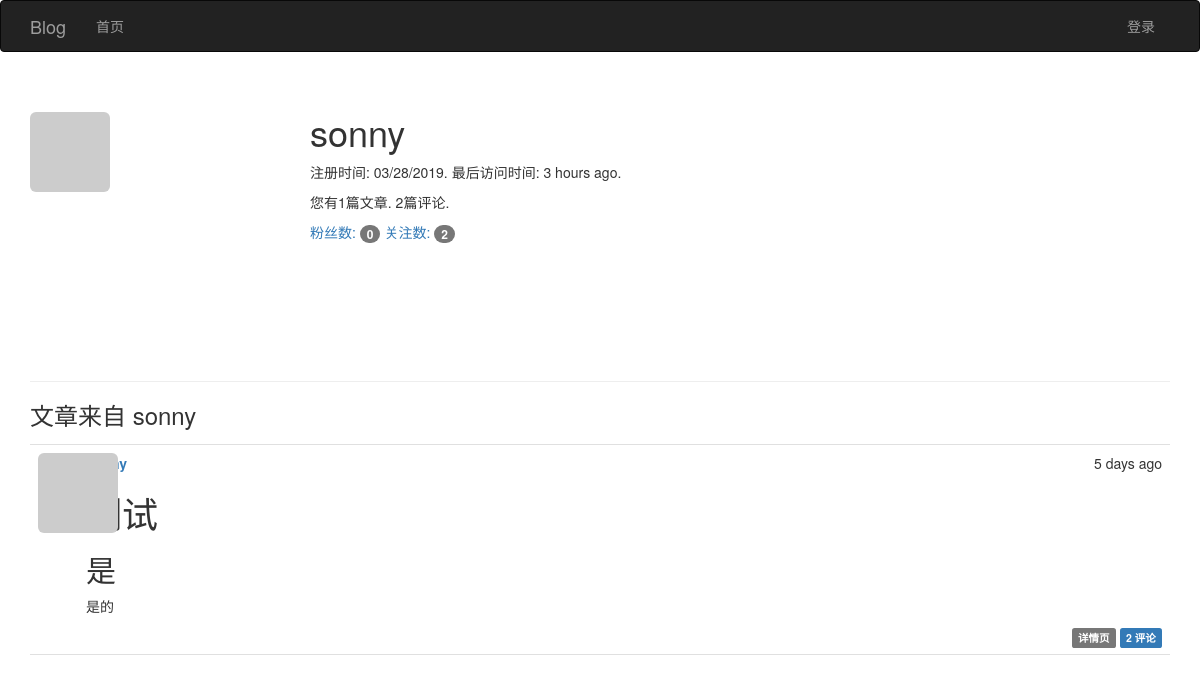
Before: /user/sonny with the older database file.
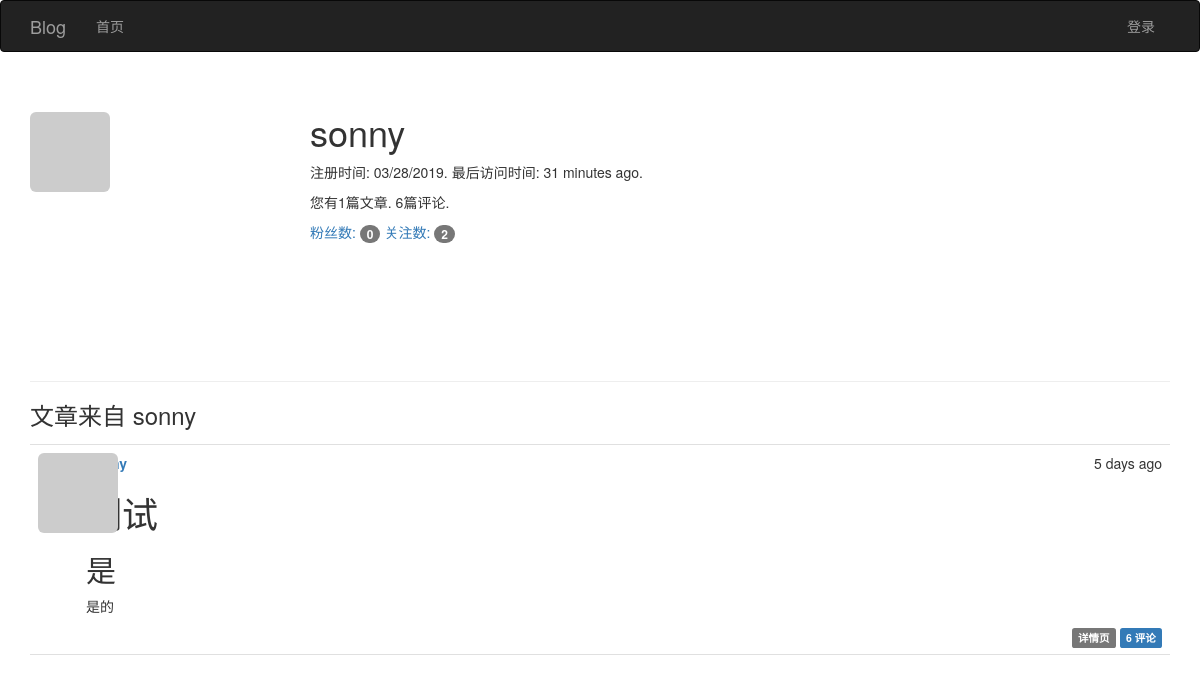
After: the same page with the newer database file.
### app/models.py (models this page shows, shortened)
class User(UserMixin, db.Model):
    __tablename__ = 'users'
    id = db.Column(db.Integer, primary_key=True)
    email = db.Column(db.String(64), unique=True)
    username = db.Column(db.String(64), unique=True, index=True)
    password_hash = db.Column(db.String(128))
    role_id = db.Column(db.Integer, db.ForeignKey('roles.id'))
    confirmed = db.Column(db.Boolean, default=False)
    name = db.Column(db.String(64))
    location = db.Column(db.String(64))
    about_me = db.Column(db.Text())
    member_since = db.Column(db.DateTime(), default=datetime.utcnow)
    last_seen = db.Column(db.DateTime(), default=datetime.utcnow)
    avatar_hash = db.Column(db.String(32))
    articles = db.relationship('Article', backref='author', lazy='dynamic')
    followed = db.relationship('Follow',
                               foreign_keys=[Follow.follower_id],
                               backref=db.backref('follower', lazy='joined'),
                               lazy='dynamic',
                               cascade='all, delete-orphan')
    followers = db.relationship('Follow',
                                foreign_keys=[Follow.followed_id],
                                backref=db.backref('followed', lazy='joined'),
                                lazy='dynamic',
                                cascade='all, delete-orphan')
    comments = db.relationship('Comment', backref='author', lazy='dynamic')
    @property
    def password(self):
        """密码生成哈希值就无法还原"""
        raise AttributeError('密码没有可读的属性')
    def gravatar(self, size=100, default='identicon', rating='g'):
        url = 'https://www.gravatar.com/avatar'
        hash = self.avatar_hash or self.gravatar_hash()
        u = '{url}/{hash}?s={size}&d={default}&r={rating}'.format(
            url=url, hash=hash, size=size, default=default, rating=rating)
        return u

class Article(db.Model):
    __tablename__ = 'articles'
    id = db.Column(db.Integer, primary_key=True)
    body = db.Column(db.Text)
    body_html = db.Column(db.Text)
    timestamp = db.Column(db.DateTime, index=True, default=datetime.utcnow)
    author_id = db.Column(db.Integer, db.ForeignKey('users.id'))
    comments = db.relationship('Comment', backref='article', lazy='dynamic')

### app/main/views.py (the view)
class Users(MethodView):
    def get(self, username):
        user = User.query.filter_by(username=username).first_or_404()
        articles = user.articles.order_by(Article.timestamp.desc()).all()
        return render_template('user.html', user=user, articles=articles)

### app/auth/views.py (called while the page is built)
@auth.before_app_request
def before_request():
    if current_user.is_authenticated:
        current_user.ping()
        if not current_user.confirmed \
                and request.blueprint != 'auth' \
                and request.endpoint != 'static':
            return redirect(url_for('auth.unconfirmed'))

### app/main/__init__.py (called while the page is built)
@main.app_context_processor
def inject_permissions():
    return dict(Permission=Permission)

### app/models.py (called while the page is built)
    def can(self, permissions):
        return False

    def is_administrator(self):
        return False

### app/templates/user.html (shortened to what this page needs)
{% extends "base.html" %}
{% block page_content %}
<div class="page-header">
    <img class="img-rounded profile-thumbnail" src="{{ user.gravatar(size=256) }}">
    <div class="profile-header">
        <h1>{{ user.username }}</h1>
        <p>注册时间: {{ moment(user.member_since).format('L') }}. 最后访问时间: {{ moment(user.last_seen).fromNow() }}.</p>
        <p>您有{{ user.articles.count() }}篇文章. {{ user.comments.count() }}篇评论.</p>
        <p>
            <a href="{{ url_for('.followers', username=user.username) }}">粉丝数: <span class="badge">{{ user.followers.count() - 1}}</span></a>
            <a href="{{ url_for('.followed_by', username=user.username) }}">关注数: <span class="badge">{{ user.followed.count() - 1}}</span></a>
        </p>
    </div>
</div>
<h3>文章来自 {{ user.username }}</h3>
{% include '_articles.html' %}
{% endblock %}

### app/templates/base.html (shortened to what this page needs)
{% extends "bootstrap/base.html" %}
{% block head %}
    {{ super() }}
    <link rel="stylesheet" type="text/css" href="{{ url_for('static', filename='css/styles.css') }}">
{% endblock %}
{% block navbar %}
    <div class="navbar navbar-inverse" role="navigation">
        <div class="container">
            <div class="navbar-header">
                <a class="navbar-brand" href="{{ url_for('main.index') }}">Blog</a>
            </div>
            <div class="navbar-collapse collapse">
                <ul class="nav navbar-nav">
                    <li><a href="{{ url_for('main.index') }}">首页</a></li>
                </ul>
                <ul class="nav navbar-nav navbar-right">
                    {% if current_user.is_authenticated %}
                        <li class="dropdown">
                            <a href="#" class="dropdown-toggle" data-toggle="dropdown">
                                <img src="{{ current_user.gravatar(size=18) }}">
                                账户 <b class="caret"></b>
                            </a>
                            <ul class="dropdown-menu">
                                <li><a href="{{ url_for('auth.change_password') }}">修改密码</a></li>
                                <li><a href="{{ url_for('auth.change_email_request') }}">修改邮箱</a></li>
                                <li><a href="{{ url_for('auth.logout') }}">退出</a></li>
                            </ul>
                        </li>
                    {% else %}
                        <li><a href="{{ url_for('auth.login') }}">登录</a></li>
                    {% endif %}
                </ul>
            </div>
        </div>
    </div>
{% endblock %}
{% block content %}
    <div class="container">
        {% block page_content %}{% endblock %}
    </div>
{% endblock %}

### app/templates/_articles.html (shortened to what this page needs)
<ul class="articles">
    {% for article in articles %}
    <li class="article">
        <div class="article-thumbnail">
            <a href="{{ url_for('main.user', username=article.author.username) }}">
                <img class="img-rounded profile-thumbnail" src="{{ article.author.gravatar(size=40) }}">
            </a>
        </div>
        <div class="article-content">
            <div class="article-date">{{ moment(article.timestamp).fromNow() }}</div>
            <div class="article-author"><a href="{{ url_for('main.user', username=article.author.username) }}">{{ article.author.username }}</a></div>
             <div class="article-body">
                {% if article.body_html %}
                    {{ article.body_html | safe }}
                {% else %}
                    {{ article.body }}
                {% endif %}
            </div>
        <div class="article-footer">
            <a href="{{ url_for('main.article', id=article.id) }}">
                <span class="label label-default">详情页</span>
            </a>
            <a href="{{ url_for('.article', id=article.id) }}#comments">
                <span class="label label-primary">{{ article.comments.count() }} 评论</span>
            </a>
        </div>
        </div>
    </li>
    {% endfor %}
</ul>

### app/static/css/styles.css (style rules this page uses)
.profile-thumbnail { position: absolute; }
.profile-header { min-height: 260px; margin-left: 280px; }
ul.articles { list-style-type: none; padding: 0px; margin: 16px 0px 0px 0px; border-top: 1px solid #e0e0e0; }
ul.articles li.article { padding: 8px; border-bottom: 1px solid #e0e0e0; }
div.article-date { float: right; }
div.article-author { font-weight: bold; }
div.article-thumbnail { position: absolute; }
div.article-content { margin-left: 48px; min-height: 48px; }
div.article-footer { text-align: right; }

Changed rows visible on the page:
changed User "sonny": last_seen "3 hours ago" → "31 minutes ago"
computed for Article "测试 是 是的": comments.count "2" → "6"
Other visible differences:
{{ user.comments.count() }}: "2" → "6"
